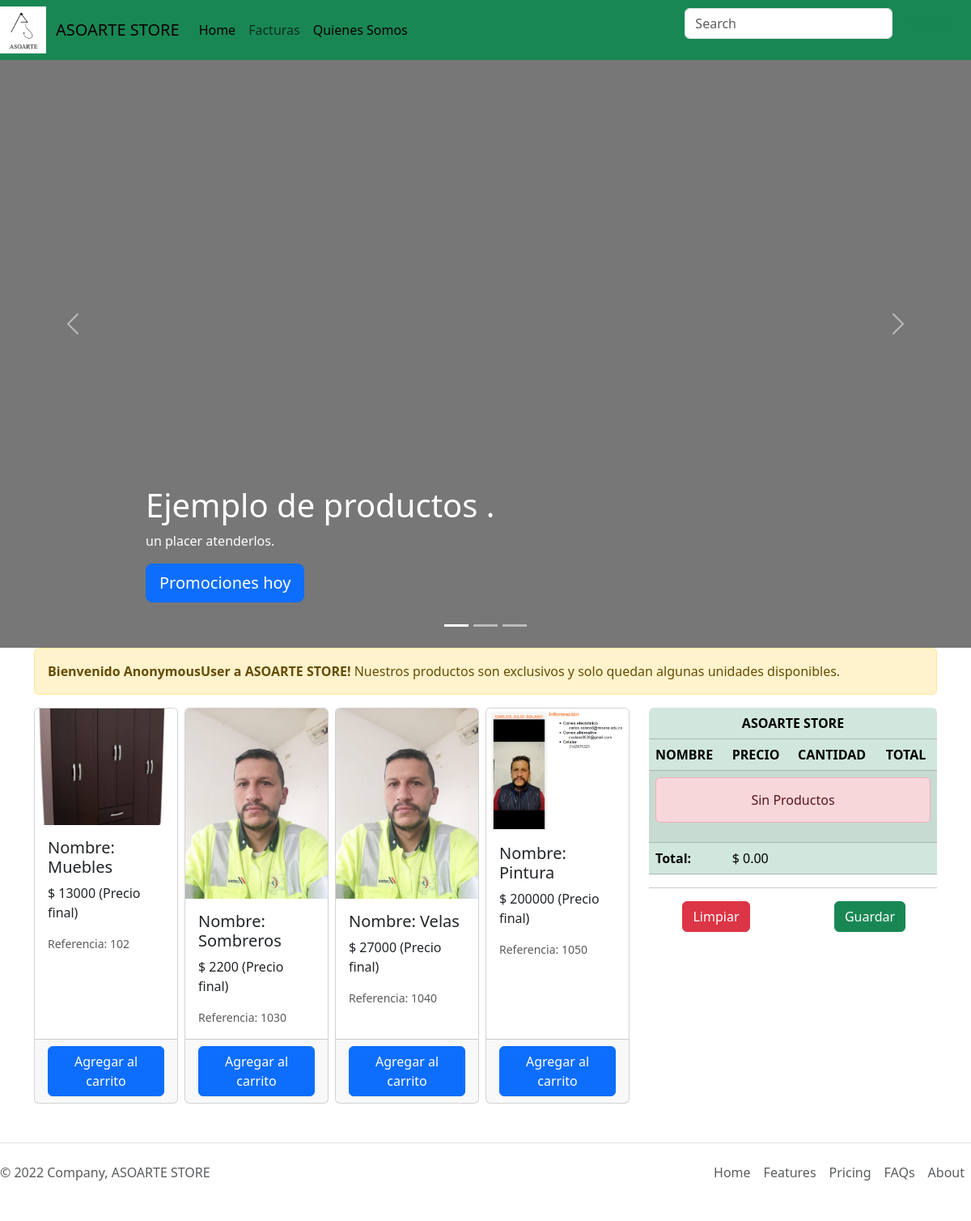
The page / on the database its author committed.
### productos/models.py (models this page shows, shortened)
class Producto(models.Model):
    cod_prod = models.IntegerField(primary_key=True)
    nombre = models.CharField(max_length=30, blank=True, null=True)
    vigencia = models.IntegerField()
    imagen = models.ImageField(upload_to="productos", null=True)
    cantidad = models.IntegerField(blank=True)
    valor_compra = models.IntegerField(blank=True, null=True)
    valor_venta = models.IntegerField(blank=True, null=True)
    fecha_actualiza = models.DateTimeField()

### productos/views.py (the view)
# urls.py: path('', tienda, name="Tienda"),
def tienda(request):
    productos = Producto.objects.all()
    return render(request, "productos/tienda.html", {'productos':productos})

### productos/context_processor.py (called while the page is built)
def total_carrito(request):
    total = 0
    if "carrito" in request.session.keys():
        for key, value in request.session["carrito"].items():
            total += int(value["acumulado"])
    return {"total_carrito": total}

### templates/productos/tienda.html
{% extends 'partials/body.html' %}
{% block contenido %}
<div class="alert alert-warning alert-dismissible fade show" role="alert">
    <strong>Bienvenido {{ user }} a ASOARTE STORE!</strong> Nuestros productos son exclusivos y solo quedan algunas unidades disponibles.
  </div>
<div class="row justify-content-start">
    <div class="col-8">
<div class="row row-cols-2 row-cols-md-4 g-2">
    {% for producto in productos %}
    <div class="col">
      <div class="card h-100" >
        <img src="{{ producto.imagen.url }}" class="card-img-top" alt="{{producto.nombre}}">
        <div class="card-body">
          <h5 class="card-title">Nombre: {{producto.nombre}}</h5>
          <p class="card-text">$ {{producto.valor_venta}} (Precio final)</p>
          <small class="text-muted">Referencia: {{producto.cod_prod}}</small>
        </div>
        <div class="card-footer">
            <a href="{% url 'Add' producto.cod_prod %}" class="btn btn-primary">Agregar al carrito</a>
        </div>
    </div>
</div>
    {% endfor %}
</div>
</div>
<div class="col-4">
    {% include "productos/carrito.html" %}
</div>
</div>
{% endblock contenido %}

### templates/partials/body.html (shortened to what this page needs)
{% load static %}
{% load bootstrap5 %}
{% bootstrap_css %}
<!DOCTYPE html>
    <head>
    </head>
    <body>
      <link href="carousel.css" rel="stylesheet">
    </head>
    <body>
  <header>
    <nav class="navbar navbar-expand-md navbar-light fixed-top bg-success">
      <logo class="logo">
        <img src="{% static 'img/logo.png' %}" class="img-fluid" width="60" height="34" />
      </logo>
      <div class="container-fluid">
        <a class="navbar-brand" href="#">ASOARTE STORE</a>
        <div class="collapse navbar-collapse" id="navbarCollapse">
          <ul class="navbar-nav me-auto mb-2 mb-md-0">
            <li class="nav-item">
              <a class="nav-link active" aria-current="page" href="#">Home</a>
            </li>
            <li class="nav-item">
              <a class="nav-link" href=" ">Facturas</a>
            </li>
            <li class="nav-item">
              <a class="nav-link active" href="{% url 'usuarios' %}" tabindex="-1" aria-disabled="false">Quienes Somos</a>
            </li>
          </ul>
          <form class="d-flex">
            <input class="form-control me-2" type="search" placeholder="Search" aria-label="Search">
            <button class="btn btn-outline-success" type="submit">Search</button>
          </form>
        </div>
      </div>
    </nav>
  </header>
  <main>
    <div id="myCarousel" class="carousel slide" data-bs-ride="carousel">
      <div class="carousel-indicators">
        <button type="button" data-bs-target="#myCarousel" data-bs-slide-to="0" class="active" aria-current="true" aria-label="Slide 1"></button>
        <button type="button" data-bs-target="#myCarousel" data-bs-slide-to="1" aria-label="Slide 2"></button>
        <button type="button" data-bs-target="#myCarousel" data-bs-slide-to="2" aria-label="Slide 3"></button>
      </div>
      <div class="carousel-inner">
        <div class="carousel-item active">
          <svg class="bd-placeholder-img" width="100%" height="100%" xmlns="http://www.w3.org/2000/svg" aria-hidden="true" preserveAspectRatio="xMidYMid slice" focusable="false"><rect width="100%" height="100%" fill="#777"/></svg>
          <div class="container">
            <div class="carousel-caption text-start">
              <h1>Ejemplo de productos .</h1>
              <p>un placer atenderlos.</p>
              <p><a class="btn btn-lg btn-primary" href="#">Promociones hoy</a></p>
            </div>
          </div>
        </div>
      </div>
      <button class="carousel-control-prev" type="button" data-bs-target="#myCarousel" data-bs-slide="prev">
        <span class="carousel-control-prev-icon" aria-hidden="true"></span>
      </button>
      <button class="carousel-control-next" type="button" data-bs-target="#myCarousel" data-bs-slide="next">
        <span class="carousel-control-next-icon" aria-hidden="true"></span>
      </button>
    </div>
    <div class="container">
      {% block contenido %}
      {% endblock %}
    </div>
</body>
<br>
<footer class="d-flex flex-wrap justify-content-between align-items-center py-3 my-4 border-top">
        <p class="col-md-4 mb-0 text-muted">© 2022 Company, ASOARTE STORE</p>
        <a href="/" class="col-md-4 d-flex align-items-center justify-content-center mb-3 mb-md-0 me-md-auto link-dark text-decoration-none">
          <svg class="bi me-2" width="40" height="32"><use xlink:href="#bootstrap"></use></svg>
        </a>
        <ul class="nav col-md-4 justify-content-end">
          <li class="nav-item"><a href="#" class="nav-link px-2 text-muted">Home</a></li>
          <li class="nav-item"><a href="#" class="nav-link px-2 text-muted">Features</a></li>
          <li class="nav-item"><a href="#" class="nav-link px-2 text-muted">Pricing</a></li>
          <li class="nav-item"><a href="#" class="nav-link px-2 text-muted">FAQs</a></li>
          <li class="nav-item"><a href="#" class="nav-link px-2 text-muted">About</a></li>
        </ul>
    </footer>
</html>

### templates/productos/carrito.html
<div class=" rounded  table-responsive" role="alert">
    <table class="table table-success table-striped">
      <thead>
        <tr>
          <th scope="row" colspan="4" class="text-center">ASOARTE STORE</th>
        </tr>
        <tr>
          <th scope="col">NOMBRE</th>
          <th scope="col">PRECIO</th>
          <th scope="col">CANTIDAD</th>
          <th scope="col">TOTAL</th>
        </tr>
      </thead>
      <tbody>
      {% if request.session.carrito.items %}
      {% for key, value in request.session.carrito.items %}
        <tr>
          <td>{{value.nombre}}</td>
          <td>${{value.valor}}</td>
          <td>{{value.cantidad}}</td>
          <td>${{value.acumulado}}
            <a href="{% url 'Add' value.producto_id %}" class="badge btn btn-dark badge-dark">+</a>
            <a href="{% url 'Sub' value.producto_id %}" class="badge btn btn-dark badge-dark">-</a>
          </td>
        </tr>
      {% endfor %}
      {% else %}
      <tr>
          <td colspan="4">
              <div class="alert alert-danger text-center"> Sin Productos </div>
          </td>
      </tr>
      {% endif %}
        <tr>
          <th scope="row">Total:</th>
          <td colspan="4">$ {{ total_carrito|floatformat:2 }}</td>
        </tr>
      </tbody>
    </table>
    <hr>
    </div>
    <div class="row text-center">
        <div class="col-6"><a href="{% url 'CLS' %}" class="btn btn-danger">Limpiar</a></div>
        <div class="col-6"><a href="{% url 'factura' %}" class="btn btn-success">Guardar</a></div>
    </div>

### templates/partials/body.html (style rules this page uses)
.bd-placeholder-img { font-size: 1.125rem; text-anchor: middle; -webkit-user-select: none; -moz-user-select: none; user-select: none; }

### rows shown on the page
Producto: imagen (picture), nombre "Muebles", valor_venta "13000", cod_prod "102"
Producto: imagen (picture), nombre "Sombreros", valor_venta "2200", cod_prod "1030"
Producto: imagen (picture), nombre "Velas", valor_venta "27000", cod_prod "1040"
Producto: imagen (picture), nombre "Pintura", valor_venta "200000", cod_prod "1050"

### other values the page prints
{{ user }} "AnonymousUser"
{{ total_carrito|floatformat:2 }} "0.00"
